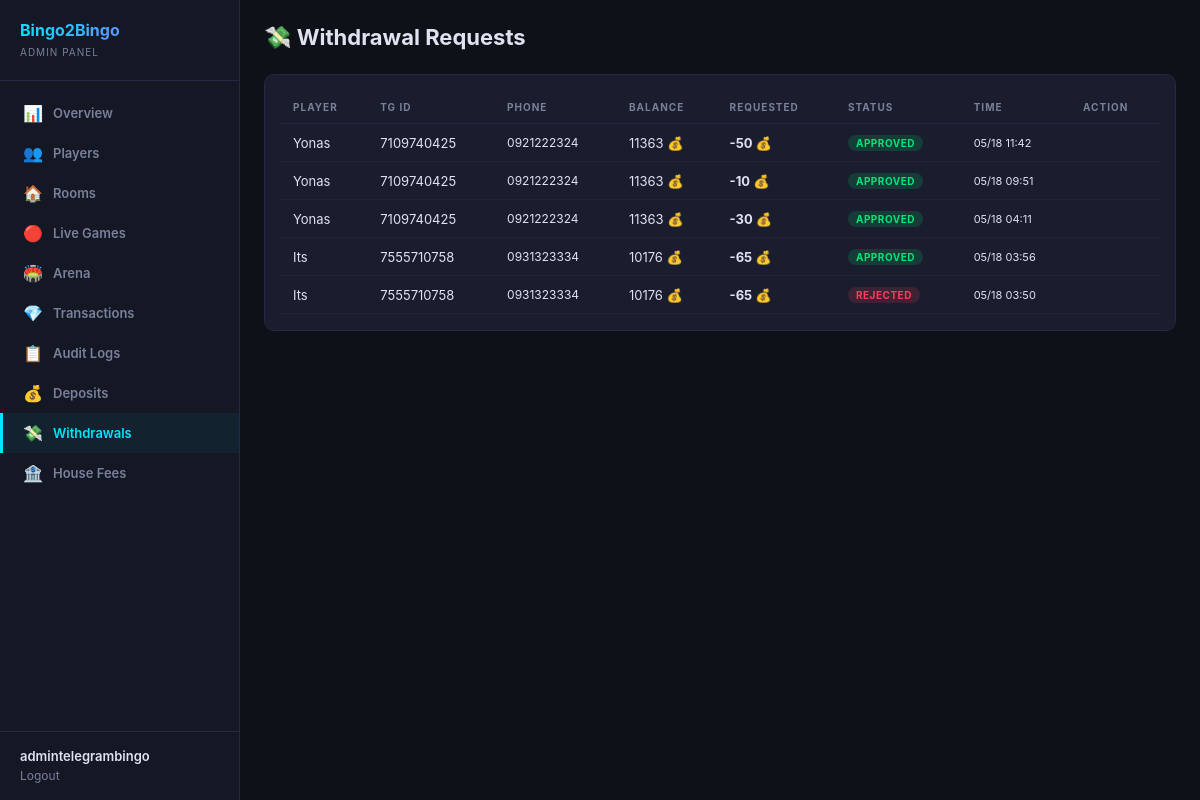
Before: /dashboard/withdrawals/ (signed in) with the older database file.
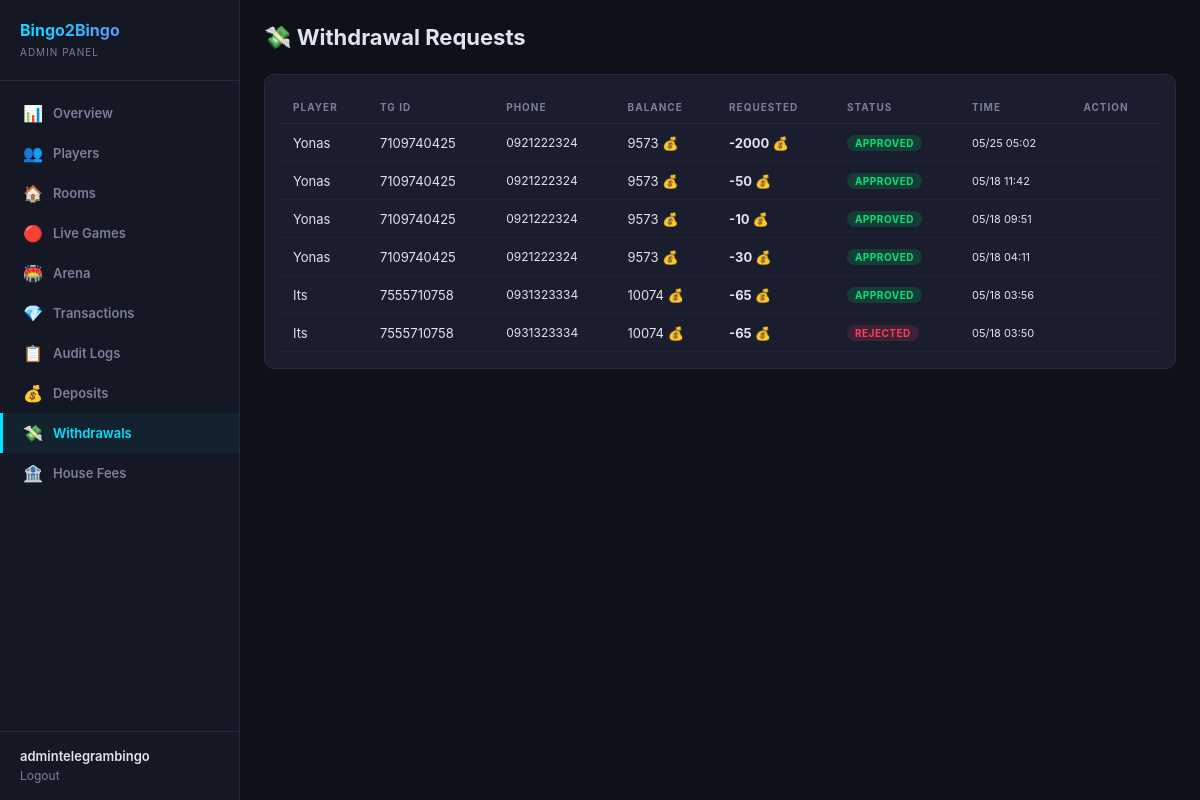
After: the same page with the newer database file.
### finance/models.py (models this page shows, shortened)
class WithdrawalRequest(models.Model):
    class Status(models.TextChoices):
        PENDING = 'pending', 'Pending'
        APPROVED = 'approved', 'Approved'
        REJECTED = 'rejected', 'Rejected'
    player = models.ForeignKey(Player, on_delete=models.CASCADE, related_name='withdrawal_requests')
    amount = models.BigIntegerField()
    status = models.CharField(max_length=10, choices=Status.choices, default=Status.PENDING)
    reviewed_by = models.ForeignKey(User, null=True, blank=True, on_delete=models.SET_NULL)
    created_at = models.DateTimeField(default=timezone.now)
    reviewed_at = models.DateTimeField(null=True, blank=True)
    class Meta:
        verbose_name = 'Withdrawal Request'
        verbose_name_plural = 'Withdrawal Requests'
        ordering = ['-created_at']

### users/models.py (models this page shows, shortened)
class Player(models.Model):
    telegram_id = models.BigIntegerField(unique=True, db_index=True)
    username = models.CharField(max_length=255, blank=True, default='')
    first_name = models.CharField(max_length=255, blank=True, default='')
    phone_number = models.CharField(max_length=20, blank=True, default='')
    coins = models.BigIntegerField(default=10)
    wins = models.IntegerField(default=0)
    losses = models.IntegerField(default=0)
    games_played = models.IntegerField(default=0)
    xp = models.BigIntegerField(default=0)
    level = models.IntegerField(default=1)
    referral_code = models.CharField(max_length=32, unique=True, blank=True)
    invited_by = models.ForeignKey(
        'self', null=True, blank=True,
        on_delete=models.SET_NULL,
        related_name='invitees'
    )
    is_banned = models.BooleanField(default=False)
    last_daily_bonus = models.DateTimeField(null=True, blank=True)
    created_at = models.DateTimeField(default=timezone.now)
    class Meta:
        verbose_name = 'Player'
        verbose_name_plural = 'Players'
        ordering = ['-coins']

### dashboard/views.py (the view)
# urls.py: path('withdrawals/', views.finance_withdrawals, name='admin_withdrawals'),
@admin_required
def finance_withdrawals(request):
    from finance.views import admin_withdrawals
    return admin_withdrawals(request)

### dashboard/auth.py (called while the page is built)
def admin_required(view_func):
    @wraps(view_func)
    def wrapper(request, *args, **kwargs):
        if not request.user.is_authenticated:
            return redirect('dashboard:login')
        if not request.user.is_staff and not request.user.is_superuser:
            messages.error(request, 'Access denied. Staff only.')
            return redirect('dashboard:login')
        return view_func(request, *args, **kwargs)
    return wrapper

### finance/views.py (called while the page is built)
@admin_required
def admin_withdrawals(request):
    withdrawals = WithdrawalRequest.objects.select_related('player', 'reviewed_by').order_by('-created_at')[:100]
    return render(request, 'finance/admin_withdrawals.html', {
        'withdrawals': withdrawals,
        'status_filter': request.GET.get('status', 'all'),
    })

### finance/templates/finance/admin_withdrawals.html (shortened to what this page needs)
{% extends 'dashboard/base.html' %}
{% block content %}
<div class="header"><h1>💸 Withdrawal Requests</h1></div>
<div class="card">
  <table>
    <thead><tr><th>Player</th><th>TG ID</th><th>Phone</th><th>Balance</th><th>Requested</th><th>Status</th><th>Time</th><th>Action</th></tr></thead>
    <tbody>
    {% for w in withdrawals %}
    <tr>
      <td>{{ w.player.first_name }}</td>
      <td>{{ w.player.telegram_id }}</td>
      <td style="font-size:12px;">{{ w.player.phone_number|default:"—" }}</td>
      <td>{{ w.player.coins }} 💰</td>
      <td style="color:var(--neon-pink);font-weight:700;">-{{ w.amount }} 💰</td>
      <td>{% if w.status == 'pending' %}<span class="badge badge-warning">Pending</span>
        {% elif w.status == 'approved' %}<span class="badge badge-success">Approved</span>
        {% else %}<span class="badge badge-danger">Rejected</span>{% endif %}</td>
      <td style="font-size:11px;">{{ w.created_at|date:"m/d H:i" }}</td>
      <td>
      </td>
    </tr>
    {% empty %}
    <tr><td colspan="8" style="text-align:center;color:var(--muted);padding:32px;">No withdrawal requests</td></tr>
    {% endfor %}
    </tbody>
  </table>
</div>
{% endblock %}

Changed rows visible on the page:
added WithdrawalRequest: player.first_name "Yonas", player.telegram_id "7109740425", player.phone_number "0921222324", player.coins "9573", amount "2000", status "APPROVED", created_at "05/25 05:02"
changed through a linked row, WithdrawalRequest (number 2 of 6 on the later page): player.coins "11363" → "9573"
changed through a linked row, WithdrawalRequest (number 3 of 6 on the later page): player.coins "11363" → "9573"
changed through a linked row, WithdrawalRequest (number 4 of 6 on the later page): player.coins "11363" → "9573"
changed through a linked row, WithdrawalRequest (number 5 of 6 on the later page): player.coins "10176" → "10074"
changed through a linked row, WithdrawalRequest (number 6 of 6 on the later page): player.coins "10176" → "10074"
